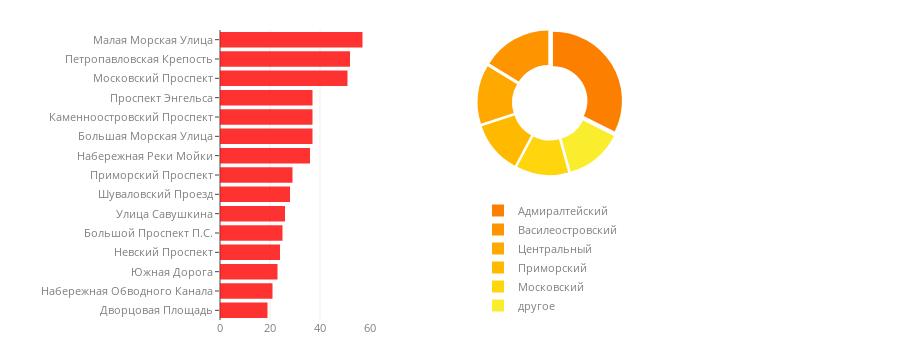

This figure's notebook cell:
### Code cell
N_TOP_AREAS = 5
HOLE = 0.5
PULL = 0.05
PIE_AREA_X = [0.1, 1.0]
PIE_AREA_Y = [0.5, 1.0]
BAR_CHART_OPACITY = 0.8
BAR_CHART_COLOR = 'red'
BAR_CHART_CM = "Wistia"
BAR_CHART_LEGEND_X = 0.55
BAR_CHART_LEGEND_Y = 0.0
OTHER_LABEL = "другое"

colormap = matplotlib.cm.get_cmap(BAR_CHART_CM)
norm_val = np.linspace(1.0, 0.2, N_TOP_AREAS + 1)
pieces_colors = list(map(lambda x: matplotlib.colors.rgb2hex(colormap(x)), 
                         norm_val))

data = [go.Bar(y=streets, 
                x=street_activity,
                marker=dict(color='red'), 
                orientation='h', 
                opacity=BAR_CHART_OPACITY, 
                showlegend=False),
        
        go.Pie(values=area_activity[:N_TOP_AREAS]+[sum(area_activity[N_TOP_AREAS+1:])],
                labels=areas[:N_TOP_AREAS]+[OTHER_LABEL],
                domain=dict(x=PIE_AREA_X, y=PIE_AREA_Y),
                hoverinfo="label+percent",
                textinfo='none', 
                hole=HOLE,
                sort=False,
                showlegend=True,
                marker=dict(colors=pieces_colors), 
                pull=PULL
              )]

FONT_SIZE = 11
TICK_LEN = 4
PLOT_HEIGHT = 350
PLOT_WIDTH = 900
BAR_CHART_AREA_X = [0, 0.25]
BAR_CHART_AREA_Y = [0, 1.0]
MARGIN = go.layout.Margin(l=220, t=30, b=30)

layout = go.Layout(height=PLOT_HEIGHT, width=PLOT_WIDTH, 
                   showlegend=True, margin=MARGIN, 
                   xaxis=dict(domain=BAR_CHART_AREA_X),
                   legend=dict(font=dict(size=FONT_SIZE, color='grey'),
                               yanchor='bottom', 
                               xanchor='center', 
                               x=BAR_CHART_LEGEND_X, 
                               y=BAR_CHART_LEGEND_Y),
                   font=dict(size=FONT_SIZE, color='grey'),
                   yaxis=dict(domain=BAR_CHART_AREA_Y, 
                              autorange="reversed", 
                              ticklen=TICK_LEN)
                  )

fig = go.Figure(data=data, layout=layout)
py.iplot(fig, show_link=False)

### Figure 1 — Plotly figure (JSON) as saved in the notebook; plotly's stock layout.template omitted (floating-point values rounded to 4 significant figures)
{"data": [{"marker": {"color": "red"}, "opacity": 0.8, "orientation": "h", "showlegend": false, "type": "bar", "uid": "116f7bc0-e1b3-11e8-9ac8-3c15c2cf2370", "x": [57, 52, 51, 37, 37, 37, 36, 29, 28, 26, 25, 24, 23, 21, 19], "y": ["Малая Морская Улица", "Петропавловская Крепость", "Московский Проспект", "Проспект Энгельса", "Каменноостровский Проспект", "Большая Морская Улица", "Набережная Реки Мойки", "Приморский Проспект", "Шуваловский Проезд", "Улица Савушкина", "Большой Проспект П.С.", "Невский Проспект", "Южная Дорога", "Набережная Обводного Канала", "Дворцовая Площадь"]}, {"domain": {"x": [0.1, 1], "y": [0.5, 1]}, "hole": 0.5, "hoverinfo": "label+percent", "labels": ["Адмиралтейский", "Василеостровский", "Центральный", "Приморский", "Московский", "другое"], "marker": {"colors": ["#fc7f00", "#fe9400", "#ffa800", "#ffba00", "#ffd50e", "#faed2d"]}, "pull": 0.05, "showlegend": true, "sort": false, "textinfo": "none", "type": "pie", "uid": "11721a58-e1b3-11e8-947c-3c15c2cf2370", "values": [421, 212, 179, 158, 158, 173]}], "layout": {"font": {"color": "grey", "size": 11}, "height": 350, "legend": {"font": {"color": "grey", "size": 11}, "x": 0.55, "xanchor": "center", "y": 0, "yanchor": "bottom"}, "margin": {"b": 30, "l": 220, "t": 30}, "showlegend": true, "width": 900, "xaxis": {"domain": [0, 0.25]}, "yaxis": {"autorange": "reversed", "domain": [0, 1], "ticklen": 4}}}
